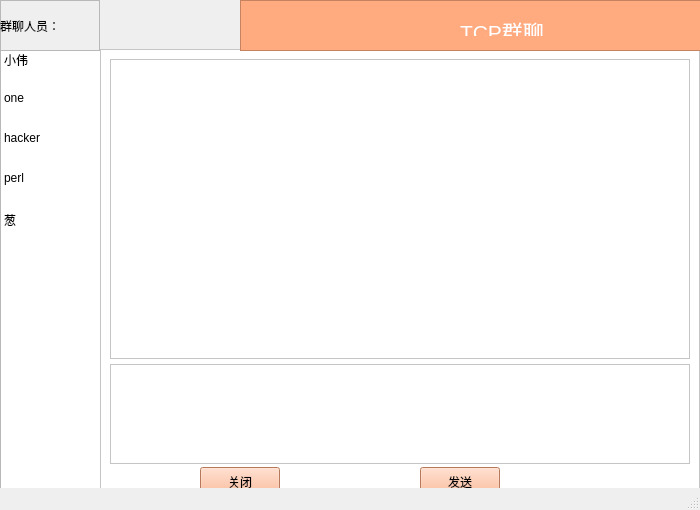
<?xml version="1.0" encoding="UTF-8"?>
<ui version="4.0">
 <class>MainWindow</class>
 <widget class="QMainWindow" name="MainWindow">
  <property name="geometry">
   <rect>
    <x>0</x>
    <y>0</y>
    <width>700</width>
    <height>510</height>
   </rect>
  </property>
  <property name="minimumSize">
   <size>
    <width>700</width>
    <height>500</height>
   </size>
  </property>
  <property name="maximumSize">
   <size>
    <width>700</width>
    <height>550</height>
   </size>
  </property>
  <property name="windowTitle">
   <string>QQ群聊</string>
  </property>
  <property name="windowIcon">
   <iconset resource="frist.qrc">
    <normaloff>:/main_source/image/myicon_1.png</normaloff>:/main_source/image/myicon_1.png</iconset>
  </property>
  <property name="styleSheet">
   <string notr="true"/>
  </property>
  <widget class="QWidget" name="centralwidget">
   <widget class="QFrame" name="frame">
    <property name="geometry">
     <rect>
      <x>0</x>
      <y>0</y>
      <width>100</width>
      <height>500</height>
     </rect>
    </property>
    <property name="frameShape">
     <enum>QFrame::StyledPanel</enum>
    </property>
    <property name="frameShadow">
     <enum>QFrame::Raised</enum>
    </property>
    <widget class="QListWidget" name="listWidget">
     <property name="geometry">
      <rect>
       <x>0</x>
       <y>50</y>
       <width>241</width>
       <height>521</height>
      </rect>
     </property>
     <property name="iconSize">
      <size>
       <width>40</width>
       <height>40</height>
      </size>
     </property>
     <property name="gridSize">
      <size>
       <width>40</width>
       <height>40</height>
      </size>
     </property>
     <item>
      <property name="text">
       <string>小伟</string>
      </property>
      <property name="icon">
       <iconset resource="frist.qrc">
        <normaloff>:/main_source/image/Icon_logger.png</normaloff>:/main_source/image/Icon_logger.png</iconset>
      </property>
     </item>
     <item>
      <property name="text">
       <string>one</string>
      </property>
      <property name="icon">
       <iconset resource="frist.qrc">
        <normaloff>:/main_source/image/Icon_logger.png</normaloff>:/main_source/image/Icon_logger.png</iconset>
      </property>
     </item>
     <item>
      <property name="text">
       <string>hacker</string>
      </property>
      <property name="icon">
       <iconset resource="frist.qrc">
        <normaloff>:/main_source/image/Icon_logger.png</normaloff>:/main_source/image/Icon_logger.png</iconset>
      </property>
     </item>
     <item>
      <property name="text">
       <string>perl</string>
      </property>
      <property name="icon">
       <iconset resource="frist.qrc">
        <normaloff>:/main_source/image/Icon_logger.png</normaloff>:/main_source/image/Icon_logger.png</iconset>
      </property>
     </item>
     <item>
      <property name="text">
       <string>葱</string>
      </property>
      <property name="icon">
       <iconset resource="frist.qrc">
        <normaloff>:/main_source/image/Icon_logger.png</normaloff>:/main_source/image/Icon_logger.png</iconset>
      </property>
     </item>
    </widget>
    <widget class="QLabel" name="label">
     <property name="geometry">
      <rect>
       <x>0</x>
       <y>10</y>
       <width>241</width>
       <height>31</height>
      </rect>
     </property>
     <property name="text">
      <string>群聊人员：</string>
     </property>
    </widget>
   </widget>
   <widget class="QFrame" name="frame_2">
    <property name="geometry">
     <rect>
      <x>100</x>
      <y>49</y>
      <width>600</width>
      <height>450</height>
     </rect>
    </property>
    <property name="styleSheet">
     <string notr="true">background-color: rgb(255, 255, 255);</string>
    </property>
    <property name="frameShape">
     <enum>QFrame::StyledPanel</enum>
    </property>
    <property name="frameShadow">
     <enum>QFrame::Raised</enum>
    </property>
    <widget class="QTextBrowser" name="textBrowser">
     <property name="geometry">
      <rect>
       <x>10</x>
       <y>10</y>
       <width>580</width>
       <height>300</height>
      </rect>
     </property>
    </widget>
    <widget class="QTextEdit" name="textEdit">
     <property name="geometry">
      <rect>
       <x>10</x>
       <y>315</y>
       <width>580</width>
       <height>100</height>
      </rect>
     </property>
    </widget>
    <widget class="QPushButton" name="pushButton">
     <property name="geometry">
      <rect>
       <x>320</x>
       <y>418</y>
       <width>80</width>
       <height>30</height>
      </rect>
     </property>
     <property name="styleSheet">
      <string notr="true">background-color: rgb(255, 170, 127);</string>
     </property>
     <property name="text">
      <string>发送</string>
     </property>
    </widget>
    <widget class="QPushButton" name="pushButton_2">
     <property name="geometry">
      <rect>
       <x>100</x>
       <y>418</y>
       <width>80</width>
       <height>30</height>
      </rect>
     </property>
     <property name="styleSheet">
      <string notr="true">background-color: rgb(255, 170, 127);</string>
     </property>
     <property name="text">
      <string>关闭</string>
     </property>
    </widget>
   </widget>
   <widget class="QFrame" name="frame_3">
    <property name="geometry">
     <rect>
      <x>240</x>
      <y>0</y>
      <width>531</width>
      <height>51</height>
     </rect>
    </property>
    <property name="styleSheet">
     <string notr="true">background-color: rgb(255, 170, 127);</string>
    </property>
    <property name="frameShape">
     <enum>QFrame::StyledPanel</enum>
    </property>
    <property name="frameShadow">
     <enum>QFrame::Raised</enum>
    </property>
    <widget class="QLabel" name="label_2">
     <property name="geometry">
      <rect>
       <x>220</x>
       <y>15</y>
       <width>101</width>
       <height>21</height>
      </rect>
     </property>
     <property name="styleSheet">
      <string notr="true">color: rgb(255, 255, 255);</string>
     </property>
     <property name="text">
      <string>&lt;html&gt;&lt;head/&gt;&lt;body&gt;&lt;p&gt;&lt;span style=&quot; font-size:16pt;&quot;&gt;TCP群聊&lt;/span&gt;&lt;/p&gt;&lt;/body&gt;&lt;/html&gt;</string>
     </property>
    </widget>
   </widget>
  </widget>
  <widget class="QStatusBar" name="statusbar"/>
 </widget>
 <resources>
  <include location="frist.qrc"/>
 </resources>
 <connections/>
</ui>
